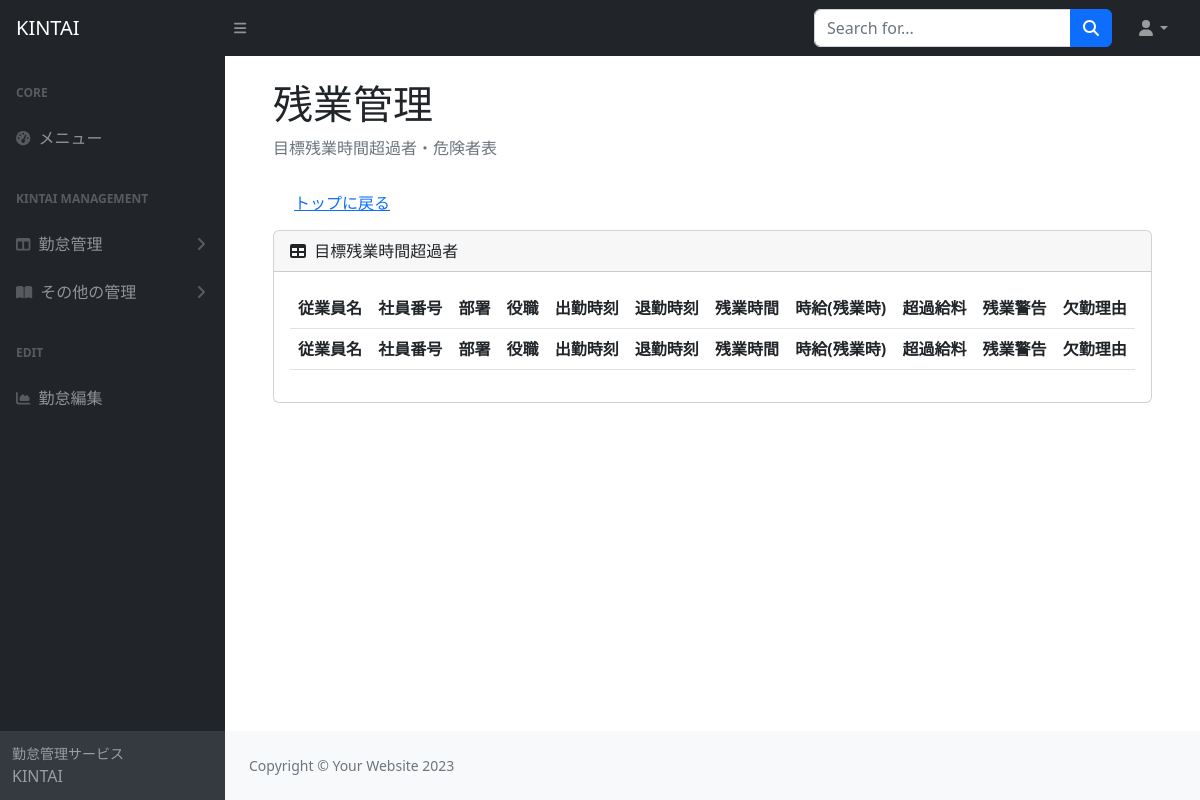
/top/kintai/overtime/, run on an earlier commit of the app's database.
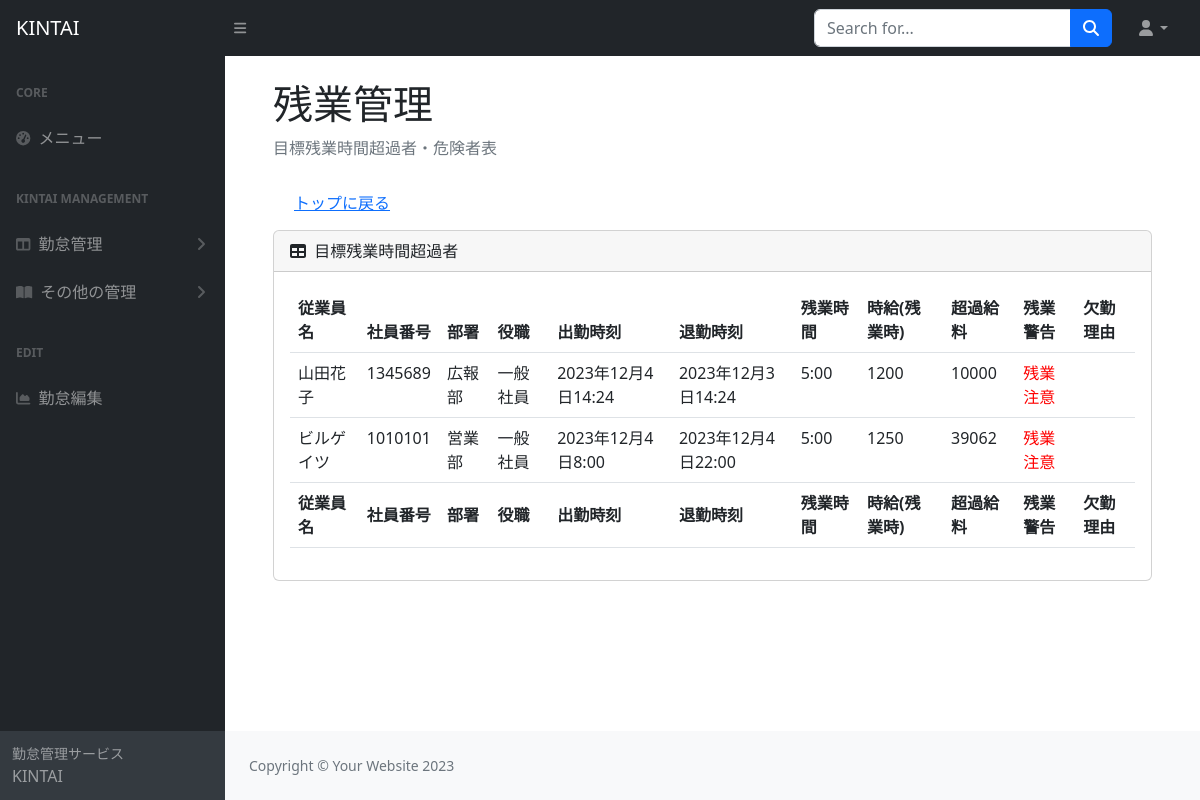
And on a later commit of the database.
### kintai/models.py (models this page shows, shortened)
class KintaiModel(models.Model):
  employee = models.ForeignKey(
    Employee,
    on_delete = models.PROTECT,
    verbose_name ='従業員',
    default = None,
  )
  checkin = models.DateTimeField(
    verbose_name = '出勤時刻'
  )
  checkout = models.DateTimeField(
    verbose_name ='退勤時刻'
  )
  overtime = models.TimeField(
    verbose_name ='残業時間',
    default = '0:00:00'
  )
  hourlypaycheck = models.IntegerField(
      verbose_name="時給(残業時)",
  )
  overpaycheck = models.IntegerField(
    verbose_name = '超過給料'
  )
  """
  overtimealert = models.CharField(
    verbose_name = '残業警告',
    max_length=50,
    default='問題なし',
    blank = True,
  )
  """
  @property
  def overtimealert(self):
    overtime = (self.checkout - self.checkin - datetime.timedelta(hours=9)).seconds
    overtimetarget = (Overtimetarget.objects.last().name.hour * 60 + Overtimetarget.objects.last().name.minute) * 60
    if overtime >= overtimetarget:
      return '残業注意'
    else:
      return ''
  reasonforabsense = models.CharField(
    max_length=50,
    verbose_name = '欠勤理由',
    blank = True,
  )

class Employee(models.Model):
  name = models.CharField(
  max_length=50,
  verbose_name ='従業員名'
  )
  number = models.IntegerField(
  verbose_name ='従業員番号'
  )
  department = models.ForeignKey(
    Department,
    on_delete = models.PROTECT,
    verbose_name="部署名",
    default = None,
    )
  position = models.ForeignKey(
    Position,
    on_delete = models.PROTECT,
    verbose_name="役職名",
    default = None,
    )

class Department(models.Model):
  name = models.CharField(
      verbose_name="部署名",
      max_length=50,
      )
  def __str__(self):
    return self.name

class Position(models.Model):
  name = models.CharField(
    verbose_name="役職名",
    max_length=50,
  )
  def __str__(self):
    return self.name

class Overtimetarget(models.Model):
  name = models.TimeField(
   verbose_name='目標残業時間',
   default = '0:00:00',
  )

### kintai/views.py (the view)
# urls.py: path('kintai/overtime/', views.overtimefunc, name='overtime'),
def overtimefunc(request):
  overtimetarget = Overtimetarget.objects.last()
  filtered_data = KintaiModel.objects.filter(overtime__gt = overtimetarget.name)
  """
  for item in filtered_data:
    if item.overtime > overtimetarget.name:
      item.overtimealert = '残業注意'
    else:
      item.overtimealert = '問題なし'
  """
  return render(request, 'kintaiapp/overtime.html', {'filtered_data':filtered_data})

### kintai/templates/kintaiapp/overtime.html
{% extends 'base.html' %}
{% block content %}
<main>
  <div class="container-fluid px-4">
    <h1 class="mt-4">残業管理</h1>
    <ol class="breadcrumb mb-4">
      <li class="breadcrumb-item active">目標残業時間超過者・危険者表</li>
    </ol>
    <div class="m-2">
      <a href="{% url 'kintaitop' %}" class="btn btn-link" tabindex="-1" role="button" aria-disabled="true">トップに戻る</a>
    </div>
    <div class="card mb-4">
      <div class="card-header">
        <i class="fas fa-table me-1"></i>
        目標残業時間超過者
      </div>
      <div class="card-body">
        <table class="table" id="datatablesSimple">
          <thead>
            <tr>
              <th>従業員名</th>
              <th>社員番号</th>
              <th>部署</th>
              <th>役職</th>
              <th>出勤時刻</th>
              <th>退勤時刻</th>
              <th>残業時間</th>
              <th>時給(残業時)</th>
              <th>超過給料</th>
              <th>残業警告</th>
              <th>欠勤理由</th>
            </tr>
          </thead>
          <tfoot>
            <tr>
              <th>従業員名</th>
              <th>社員番号</th>
              <th>部署</th>
              <th>役職</th>
              <th>出勤時刻</th>
              <th>退勤時刻</th>
              <th>残業時間</th>
              <th>時給(残業時)</th>
              <th>超過給料</th>
              <th>残業警告</th>
              <th>欠勤理由</th>
            </tr>
          </tfoot>
          <tbody>
            {% for item in filtered_data %}
            <tr>
              <td>{{ item.employee.name }}</td>
              <td>{{ item.employee.number }}</td>
              <td>{{ item.employee.department }}</td>
              <td>{{ item.employee.position }}</td>
              <td>{{ item.checkin }}</td>
              <td>{{ item.checkout }}</td>
              <td>{{ item.overtime }}</td>
              <td>{{ item.hourlypaycheck }}</td>
              <td>{{ item.overpaycheck }}</td>
              <td style="color: red">{{ item.overtimealert }}</td>
              <td>{{ item.reasonforabsense }}</td>
            </tr>
            {% endfor %}
          </tbody>
        </table>
      </div>
    </div>
  </div>
</main>
{% endblock %}

What changed in the data, as far as the page shows it:
added KintaiModel: employee.name "山田花子", employee.number "1345689", employee.department "広報部", employee.position "一般社員", checkin "2023年12月4日14:24", checkout "2023年12月3日14:24", overtime "5:00", hourlypaycheck "1200", overpaycheck "10000", overtimealert "残業注意"
added KintaiModel: employee.name "ビルゲイツ", employee.number "1010101", employee.department "営業部", employee.position "一般社員", checkin "2023年12月4日8:00", checkout "2023年12月4日22:00", overtime "5:00", hourlypaycheck "1250", overpaycheck "39062", overtimealert "残業注意"
